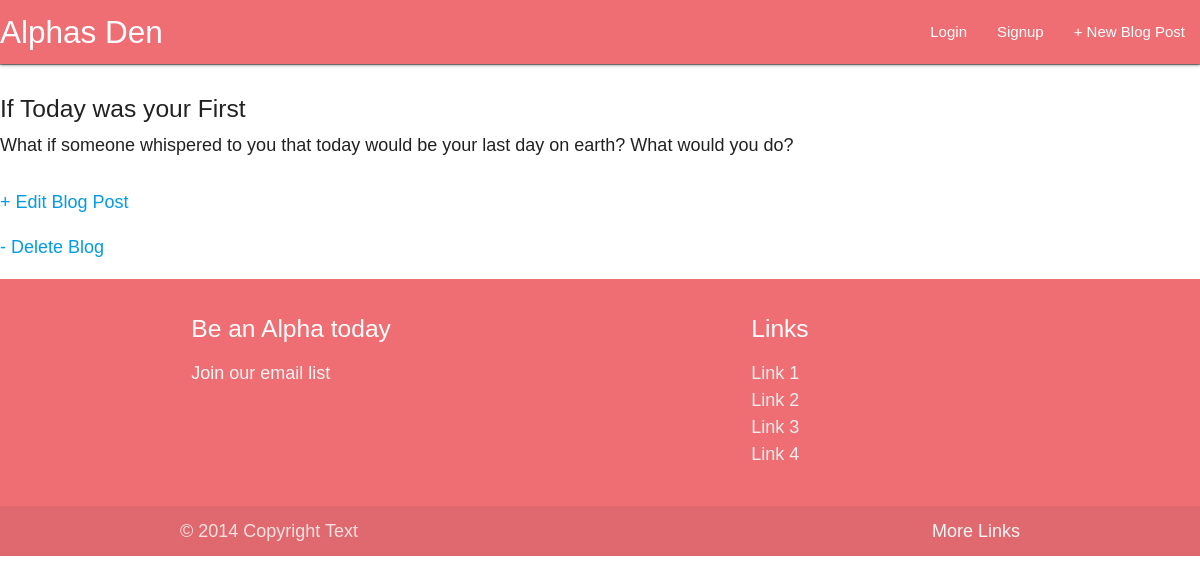
The app's page /post/2/ with its own data.
### blog/models.py (models this page shows, shortened)
class Post(models.Model):
	title = models.CharField(max_length =200)
	author = models.ForeignKey('auth.User',on_delete =models.CASCADE)
	body = models.TextField()

### blog/views.py (the view)
# urls.py: path('post/<int:pk>/',BlogDetailView.as_view(), name= 'post_detail' ),
class BlogDetailView(DetailView):
	model =Post
	template_name = 'post_detail.html'
	context_object_name = 'indiv_post'

### templates/post_detail.html
{% extends 'base.html' %}
{% block content %}
	<div class="post-entry">
		<h5>{{ indiv_post.title }}</h5>
		<p> {{ indiv_post.body }} </p>
	</div>
	<p>
		<a href="{% url 'post_edit' indiv_post.pk %}"> + Edit Blog Post</a>
	<p>
	<p>
		<a href="{% url 'post_delete' indiv_post.pk %}"> - Delete Blog</a>
	</p>
{% endblock %}

### static/css/base.css (style rules this page uses)
body { font-family: 'Source Sans Pro', sans-serif; font-size: 18px; }
.post-entry { margin-bottom: 2rem; }
.post-entry p { margin: 0; font-weight: 400; }

### records on screen
Post: title "If Today was your First", body "What if someone whispered to you that today would be your last day on earth? What would you do?"
